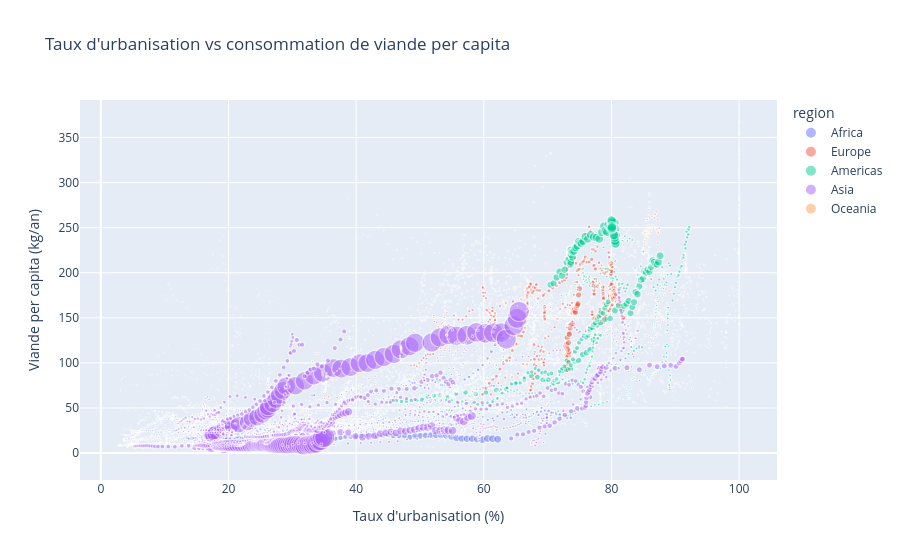

Notebook code cell kept with this figure:
### Code cell
# Urbanisation vs consommation de viande
df_viande = df[df['categorie'].str.lower().str.contains('meat|viand|animal', na=False)]

df_viande_agg = (
    df_viande.groupby(['iso3', 'nom_pays', 'region', 'annee', 'taux_urbanisation', 'population'])
    ['quantite_1000t'].sum().reset_index()
)
df_viande_agg['viande_per_capita_kg'] = (
    df_viande_agg['quantite_1000t'] * 1e6 / df_viande_agg['population'].replace(0, np.nan)
)
df_viande_biv = df_viande_agg.dropna(subset=['taux_urbanisation', 'viande_per_capita_kg'])
df_viande_biv = df_viande_biv[df_viande_biv['viande_per_capita_kg'] > 0]

fig = px.scatter(
    df_viande_biv,
    x='taux_urbanisation', y='viande_per_capita_kg',
    color='region',
    size='population',
    hover_name='nom_pays',
    hover_data=['annee'],
    opacity=0.5,
    title='Taux d\'urbanisation vs consommation de viande per capita',
    labels={
        'taux_urbanisation': 'Taux d\'urbanisation (%)',
        'viande_per_capita_kg': 'Viande per capita (kg/an)'
    }
)
fig.show()

r_spear2, p_spear2 = stats.spearmanr(
    df_viande_biv['taux_urbanisation'],
    df_viande_biv['viande_per_capita_kg']
)
print(f"Spearman urbanisation vs viande : r={r_spear2:.3f}, p={p_spear2:.2e}")

### Figure 1 — Plotly figure (JSON) as saved in the notebook; plotly's stock layout.template omitted (floating-point values rounded to 4 significant figures; data arrays with more than 128 entries replaced by an {"elided": "..."} marker saying what was removed)
{"data": [{"customdata": {"elided": "2535x1 int values"}, "hovertemplate": "<b>%{hovertext}</b><br><br>region=Africa<br>Taux d'urbanisation (%)=%{x}<br>Viande per capita (kg/an)=%{y}<br>population=%{marker.size}<br>annee=%{customdata[0]}<extra></extra>", "hovertext": {"elided": "2535 str values"}, "legendgroup": "Africa", "marker": {"color": "#636efa", "opacity": 0.5, "size": {"elided": "2535 float values"}, "sizemode": "area", "sizeref": 3595000.0, "symbol": "circle"}, "mode": "markers", "name": "Africa", "showlegend": true, "type": "scattergl", "x": {"elided": "2535 float values"}, "xaxis": "x", "y": {"elided": "2535 float values"}, "yaxis": "y"}, {"customdata": {"elided": "1801x1 int values"}, "hovertemplate": "<b>%{hovertext}</b><br><br>region=Europe<br>Taux d'urbanisation (%)=%{x}<br>Viande per capita (kg/an)=%{y}<br>population=%{marker.size}<br>annee=%{customdata[0]}<extra></extra>", "hovertext": {"elided": "1801 str values"}, "legendgroup": "Europe", "marker": {"color": "#EF553B", "opacity": 0.5, "size": {"elided": "1801 float values"}, "sizemode": "area", "sizeref": 3595000.0, "symbol": "circle"}, "mode": "markers", "name": "Europe", "showlegend": true, "type": "scattergl", "x": {"elided": "1801 float values"}, "xaxis": "x", "y": {"elided": "1801 float values"}, "yaxis": "y"}, {"customdata": {"elided": "1823x1 int values"}, "hovertemplate": "<b>%{hovertext}</b><br><br>region=Americas<br>Taux d'urbanisation (%)=%{x}<br>Viande per capita (kg/an)=%{y}<br>population=%{marker.size}<br>annee=%{customdata[0]}<extra></extra>", "hovertext": {"elided": "1823 str values"}, "legendgroup": "Americas", "marker": {"color": "#00cc96", "opacity": 0.5, "size": {"elided": "1823 float values"}, "sizemode": "area", "sizeref": 3595000.0, "symbol": "circle"}, "mode": "markers", "name": "Americas", "showlegend": true, "type": "scattergl", "x": {"elided": "1823 float values"}, "xaxis": "x", "y": {"elided": "1823 float values"}, "yaxis": "y"}, {"customdata": {"elided": "2271x1 int values"}, "hovertemplate": "<b>%{hovertext}</b><br><br>region=Asia<br>Taux d'urbanisation (%)=%{x}<br>Viande per capita (kg/an)=%{y}<br>population=%{marker.size}<br>annee=%{customdata[0]}<extra></extra>", "hovertext": {"elided": "2271 str values"}, "legendgroup": "Asia", "marker": {"color": "#ab63fa", "opacity": 0.5, "size": {"elided": "2271 float values"}, "sizemode": "area", "sizeref": 3595000.0, "symbol": "circle"}, "mode": "markers", "name": "Asia", "showlegend": true, "type": "scattergl", "x": {"elided": "2271 float values"}, "xaxis": "x", "y": {"elided": "2271 float values"}, "yaxis": "y"}, {"customdata": {"elided": "441x1 int values"}, "hovertemplate": "<b>%{hovertext}</b><br><br>region=Oceania<br>Taux d'urbanisation (%)=%{x}<br>Viande per capita (kg/an)=%{y}<br>population=%{marker.size}<br>annee=%{customdata[0]}<extra></extra>", "hovertext": {"elided": "441 str values"}, "legendgroup": "Oceania", "marker": {"color": "#FFA15A", "opacity": 0.5, "size": {"elided": "441 float values"}, "sizemode": "area", "sizeref": 3595000.0, "symbol": "circle"}, "mode": "markers", "name": "Oceania", "showlegend": true, "type": "scattergl", "x": {"elided": "441 float values"}, "xaxis": "x", "y": {"elided": "441 float values"}, "yaxis": "y"}], "layout": {"legend": {"itemsizing": "constant", "title": {"text": "region"}, "tracegroupgap": 0}, "title": {"text": "Taux d'urbanisation vs consommation de viande per capita"}, "xaxis": {"anchor": "y", "domain": [0, 1], "title": {"text": "Taux d'urbanisation (%)"}}, "yaxis": {"anchor": "x", "domain": [0, 1], "title": {"text": "Viande per capita (kg/an)"}}}}
